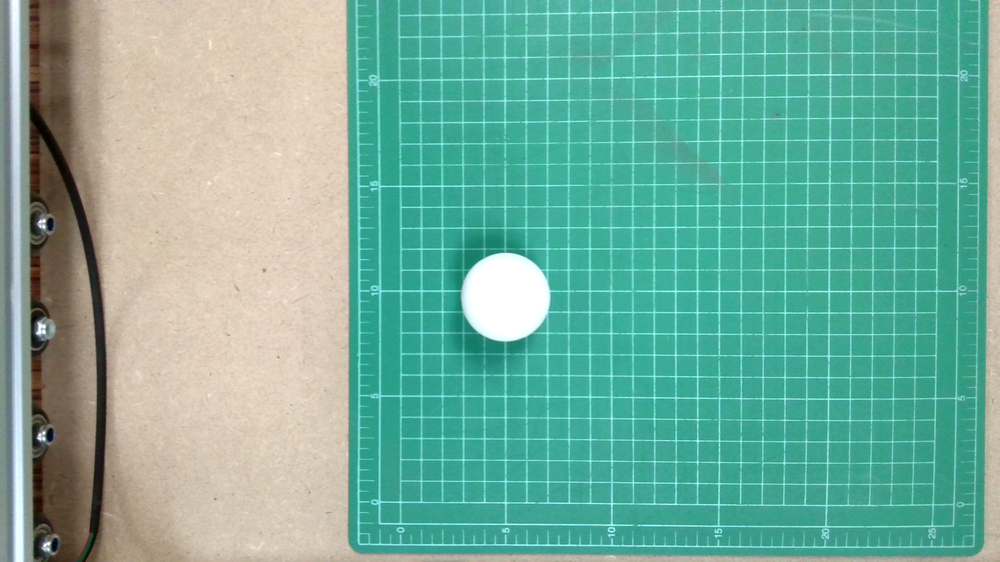
#> input picture RWSIP.png, 1000 x 562 px, shrunk from 1920 x 1080 before the run
$ python -i extraction.py   (imports and definitions only)
#> lines starting #> are read from the running program, lines starting #| are printed output that depends on the picture
#> further down, picture is the input picture: shape (562, 1000, 3); mean B, G, R 156.3, 174.1, 115.2
import cv2
import numpy as np
import os

# import matplotlib.pyplot as plt

def denoise_image(img):
    # Load image in grayscale
    # img = cv2.cvtColor(img,cv2.)
    # Check if image was loaded successfully
    if img is None:
        # print('Error: Failed to load image at path:', )
        return None
    else:
        # Define structuring elements
        img = img.astype(np.uint8)
        img = cv2.bitwise_not(img)
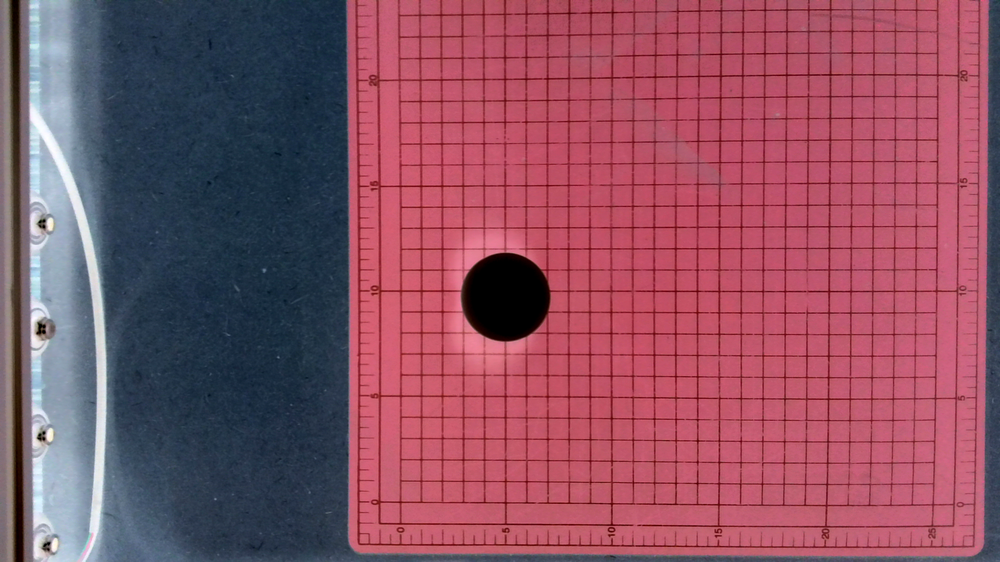
#> img: shape (562, 1000, 3); mean B, G, R 98.7, 80.9, 139.8
        kernel_rect = np.ones((10, 10), np.uint8)
        kernel_circ = cv2.getStructuringElement(cv2.MORPH_ELLIPSE, (10, 10))
        kernel_cross = cv2.getStructuringElement(cv2.MORPH_CROSS, (10, 10))
        # Apply morphology operations with different kernels
        eroded_rect = cv2.erode(img, kernel_rect, iterations=2)
        dilated_rect = cv2.dilate(eroded_rect, kernel_rect, iterations=2)
        eroded_circ = cv2.erode(img, kernel_circ, iterations=2)
        dilated_circ = cv2.dilate(eroded_circ, kernel_circ, iterations=2)
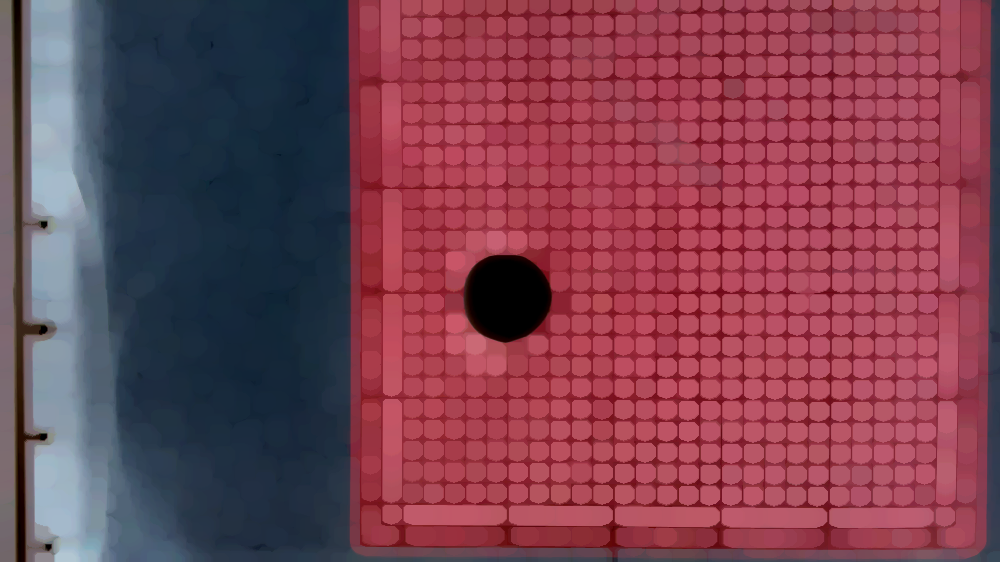
#> dilated_circ: shape (562, 1000, 3); mean B, G, R 82.4, 66.2, 122.6
        eroded_cross = cv2.erode(img, kernel_cross, iterations=2)
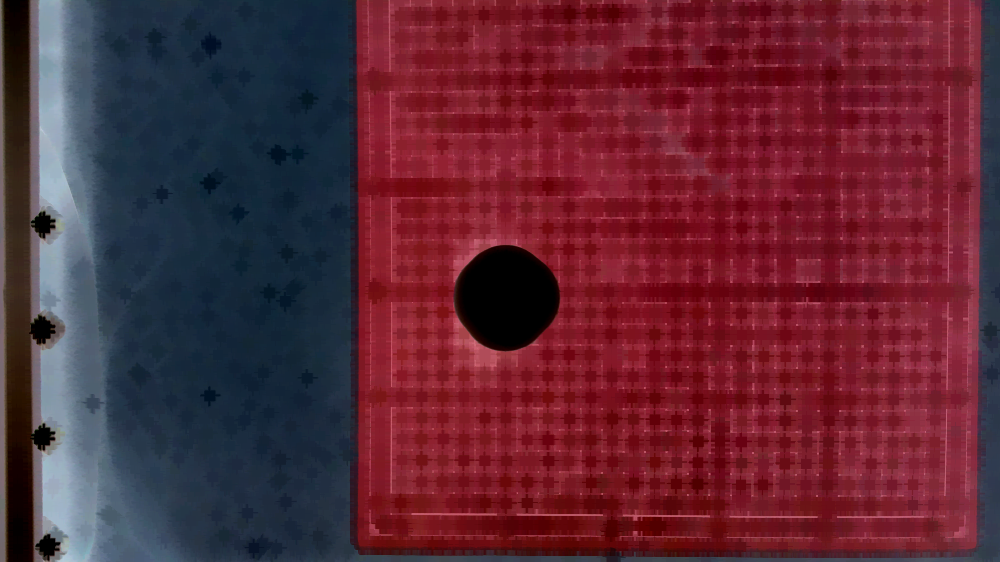
#> eroded_cross: shape (562, 1000, 3); mean B, G, R 53.7, 39.6, 93.1
        dilated_cross = cv2.dilate(eroded_cross, kernel_cross, iterations=2)
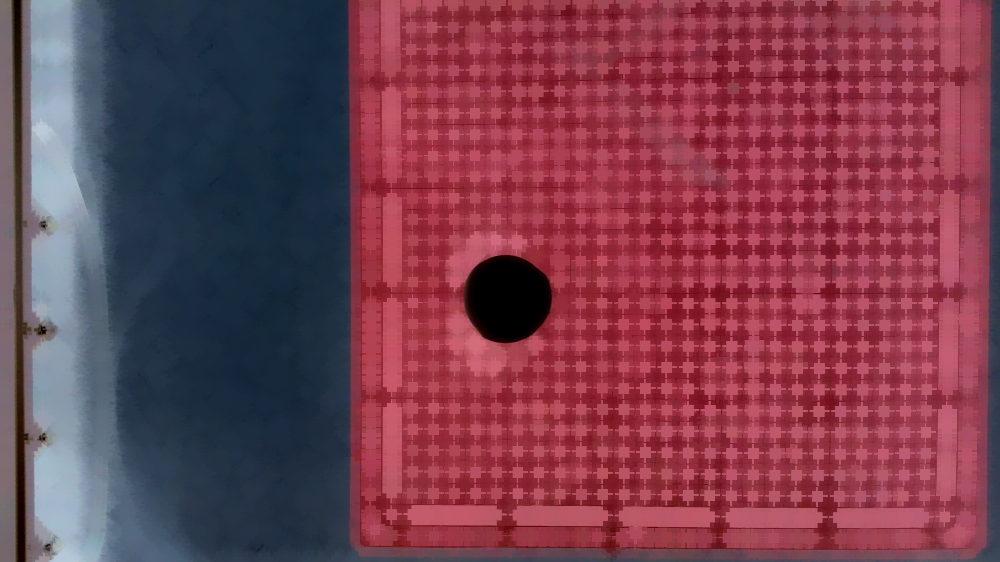
#> dilated_cross: shape (562, 1000, 3); mean B, G, R 79.6, 63, 120.1
        # Combine the eroded images
        eroded = cv2.bitwise_or(eroded_rect, eroded_circ)
        eroded = cv2.bitwise_or(eroded, eroded_cross)
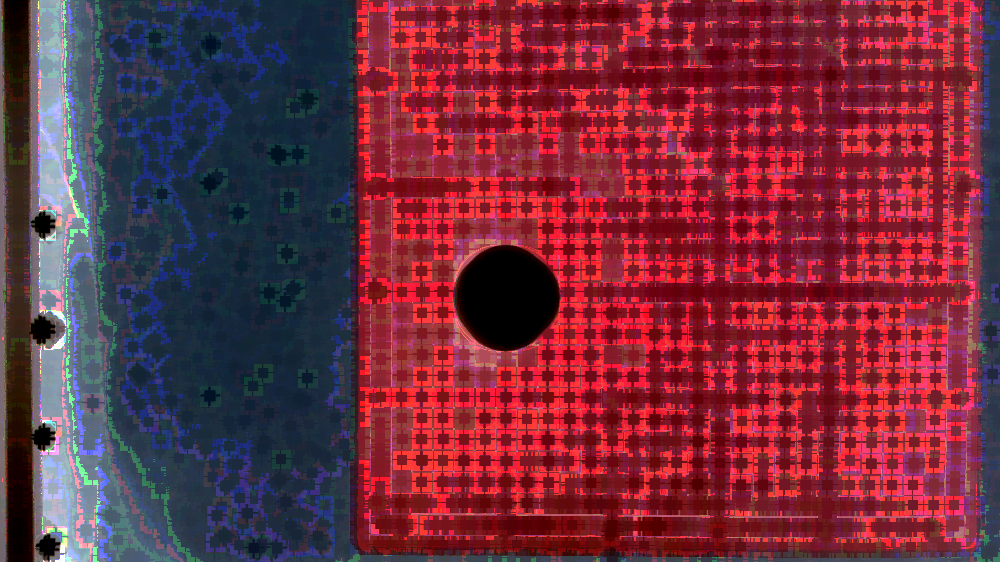
#> eroded: shape (562, 1000, 3); mean B, G, R 62.2, 45.3, 113.9
        # Combine the denoised images
        denoised = cv2.bitwise_or(dilated_rect, dilated_circ)
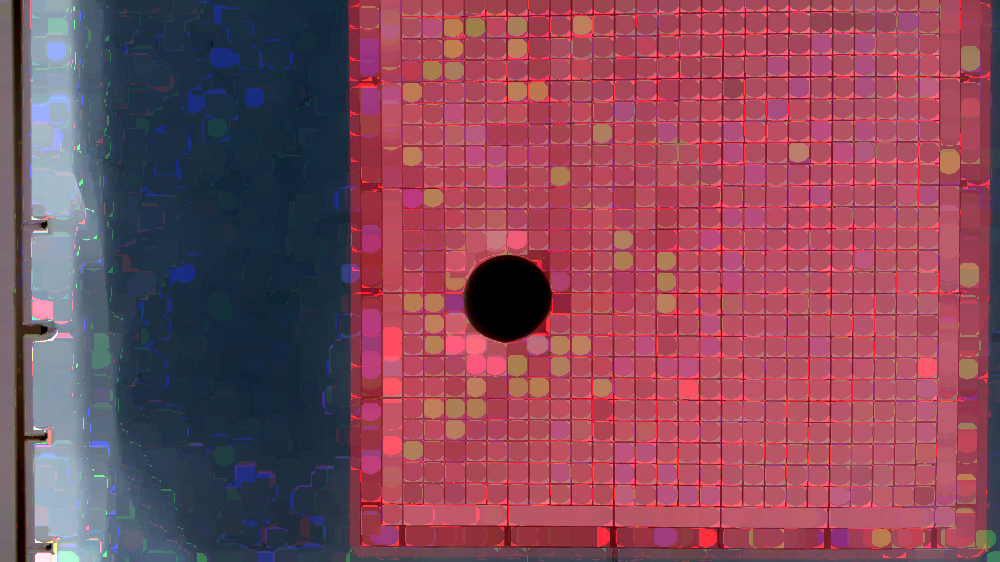
#> denoised: shape (562, 1000, 3); mean B, G, R 91, 73.8, 131.7
        denoised = cv2.bitwise_or(denoised, dilated_cross)
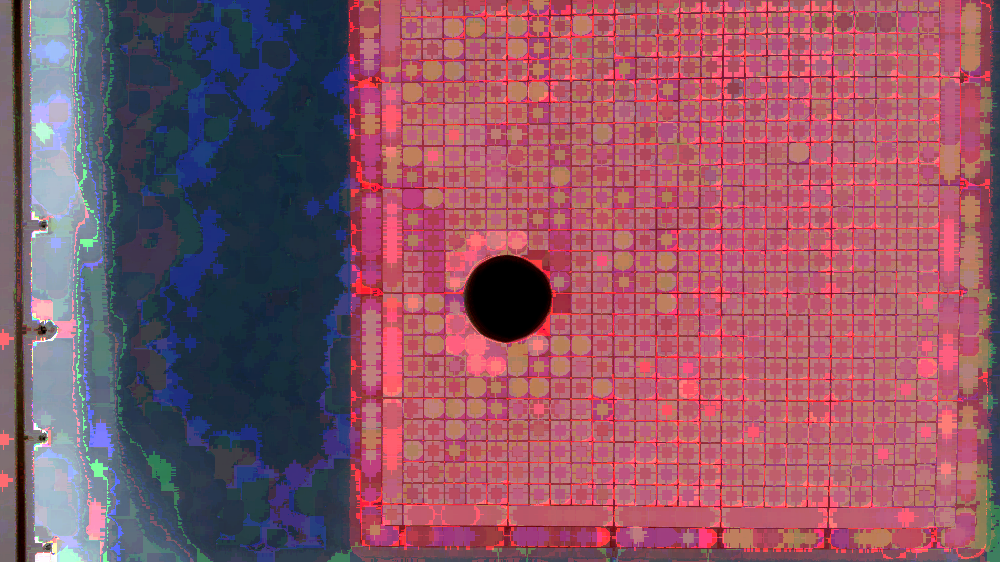
#> denoised: shape (562, 1000, 3); mean B, G, R 102.3, 85.9, 141.2

        # Apply closing operation
        print('denoised complete')
        cv2.imwrite('denoised.png',denoised)
        return denoised

# [74 lines left out: function bounding, not called in this run]


>>> import cv2
>>> picture = cv2.imread('../RWSIP.png')
>>> result = denoise_image(picture)
